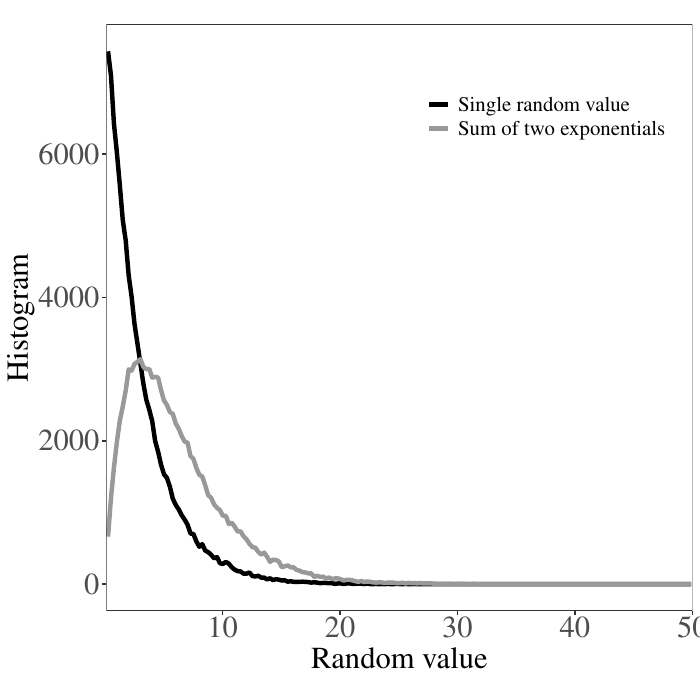

This chart was generated by the following R code:
require(ggplot2)
require(reshape2)
source("aes_ggplot.R")

exp1 = rexp(10^5,1/3)
exp2 = rexp(10^5,1/3)
exp12 = exp1+exp2
exps_df=melt(data.frame(exp1,exp12))

pdf("figgammadists.pdf")
ggplot(exps_df,aes(x=value, color=variable)) +
  geom_freqpoly(bins=200,size=1.5) + 
  scale_color_manual(values = c("black","gray60"),
                     labels= c("Single random value", "Sum of two exponentials"))+
  scale_x_continuous(limits = c(0.1,50),expand = c(0,0)) +
  xlab("Random value") +
  ylab("Histogram") +
  aes_ggplot +
  theme(legend.title = element_blank(),
        legend.text = element_text(size=15),
        legend.position = c(0.75,0.85))
dev.off()

